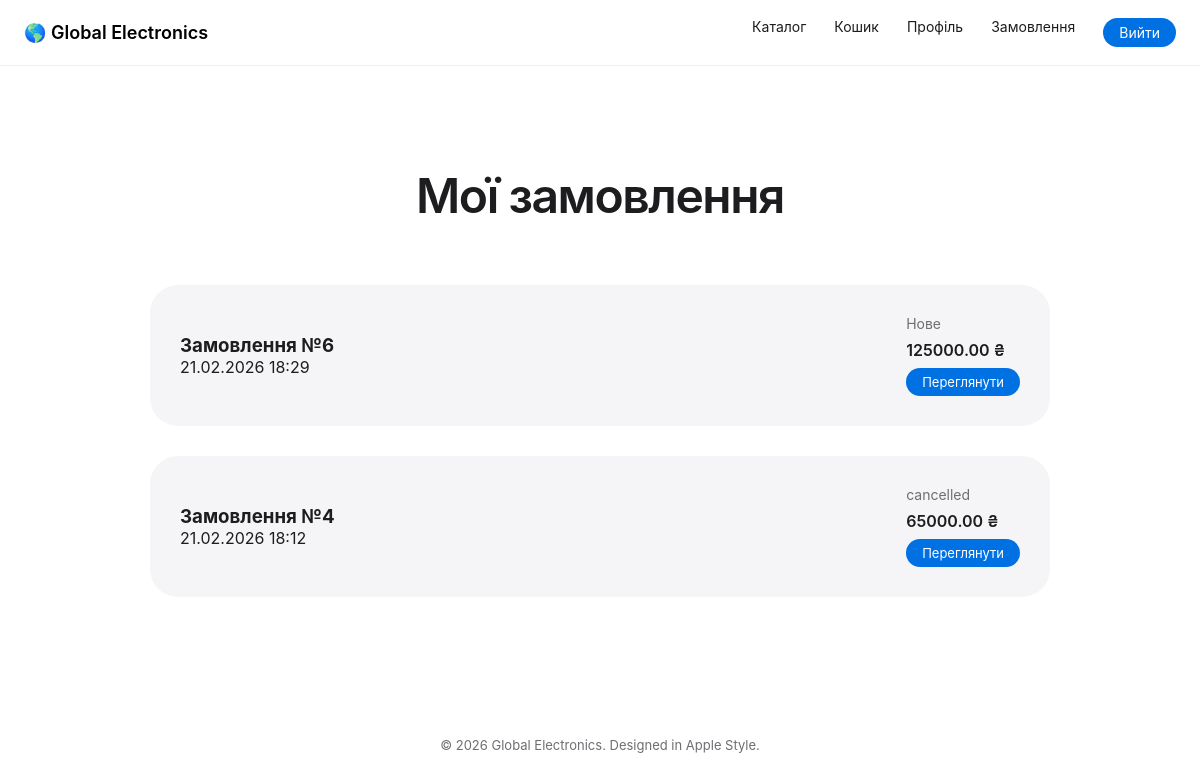
/my-orders/ (signed in), run on the app's committed database.
### electricapp/models.py (models this page shows, shortened)
class Order(models.Model):
    STATUS_CHOICES = [
        ('new', 'Нове'),
        ('processing', 'В обробці'),
        ('done', 'Виконано'),
    ]
    user = models.ForeignKey(
        User,
        on_delete=models.CASCADE,
        related_name='orders'
    )
    created_at = models.DateTimeField(auto_now_add=True)
    status = models.CharField(
        max_length=20,
        choices=STATUS_CHOICES,
        default='new'
    )
    is_paid = models.BooleanField(default=False)
    total_price = models.DecimalField(
        max_digits=10,
        decimal_places=2,
        default=0
    )
    class Meta:
        ordering = ['-created_at']
        verbose_name = "Замовлення"
        verbose_name_plural = "Замовлення"

### electricapp/views.py (the view)
# urls.py: path('my-orders/', my_orders, name='my_orders'),
@login_required
def my_orders(request):
    orders = Order.objects.filter(user=request.user).order_by('-created_at')
    return render(request, 'electricapp/my_orders.html', {
        'orders': orders
    })

### templates/electricapp/my_orders.html (shortened to what this page needs)
{% extends "electricapp/base.html" %}
{% block content %}
<h1 class="page-title">Мої замовлення</h1>
{% if orders %}
<div class="orders-container">
    {% for order in orders %}
    <div class="order-card">
        <div>
            <h3>Замовлення №{{ order.id }}</h3>
            <p>{{ order.created_at|date:"d.m.Y H:i" }}</p>
        </div>
        <div>
            <p class="order-status">{{ order.get_status_display }}</p>
            <p class="order-price">{{ order.total_price }} ₴</p>
            <a href="{% url 'order_detail' order.id %}" class="btn-small">
                Переглянути
            </a>
        </div>
    </div>
    {% endfor %}
</div>
{% else %}
<p class="empty-text">У вас ще немає замовлень.</p>
{% endif %}
{% endblock %}

### static/css/style.css (style rules this page uses)
* { margin: 0; padding: 0; box-sizing: border-box; }
body { font-family: -apple-system, BlinkMacSystemFont, "Segoe UI", Roboto, Inter, sans-serif; background: #ffffff; color: #1d1d1f; -webkit-font-smoothing: antialiased; }
.page-title { text-align: center; font-size: 48px; font-weight: 600; margin: 100px 0 50px; letter-spacing: -0.03em; }
.orders-container { max-width: 900px; margin: 60px auto; }
.order-card { background: #f5f5f7; padding: 30px; border-radius: 28px; margin-bottom: 30px; display: flex; justify-content: space-between; align-items: center; transition: 0.3s; }
.order-status { font-size: 14px; color: #6e6e73; }
.order-price { font-weight: 600; margin: 8px 0; }
.btn-small { display: inline-block; padding: 6px 16px; border-radius: 999px; background: #0071e3; color: white; text-decoration: none; font-size: 13px; }

### data on the page
Order: id "6", created_at "21.02.2026 18:29", status "Нове", total_price "125000.00"
Order: id "4", created_at "21.02.2026 18:12", status "cancelled", total_price "65000.00"
